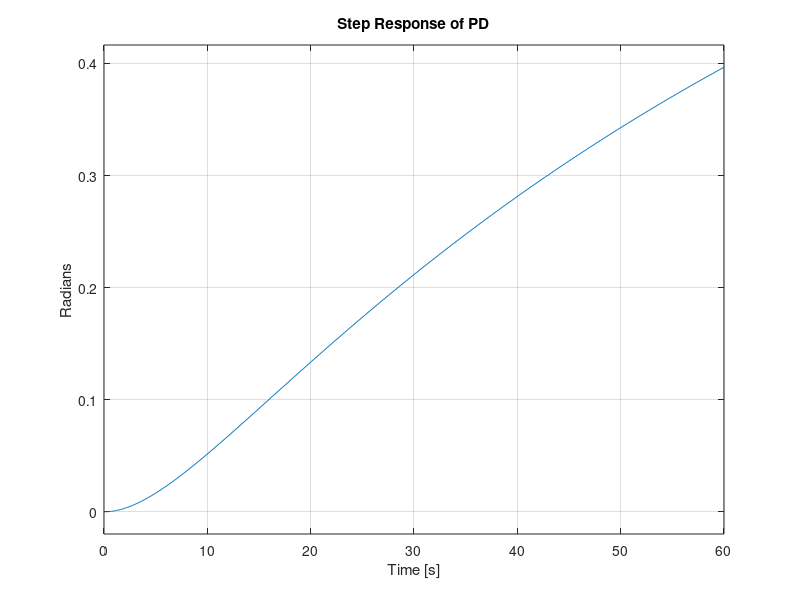

Recreate this plot in MATLAB. (Note: this script raises an error after producing the figure.)
R_m = 10;               % Motor Resistance (Ohm)
K_a = 0.2;              % Motor Torque Constant (Nm / A)
K_b  = 0.009549;        % Back EMF Constant (V / (rad / s))
K_f = 0.047746;         % Rotational Friction Coefficient (Nm / (rad / s)) 
N = 2;                  % Gear Ratio

La = 0;                 %Negligible motor inductance

J_r = 0.001;            % Motor Rotor Moment of Inertia (kg / m^2)
J_p = 1;                % Solar Panel Moment of Inertia (kg / m^2)
J = J_r + (J_p/N^2);          % Total Moment of Inertia (kg / m^2)

Ts = 0.01; %Seconds
K_s = 1.273; %sensor Gain Converts rads to Amps
K_p = 4; %Power Amplifier gain
%This assumes that at 90deg off from optimal that we get a 2A difference

%{
Arduino Uno Rev3 has a 16MHz clock
so 62ns per tick and you need two ticks for each ....
This gives us plenty of room to not threaten the clock
%}

s = tf('s');
z = tf('z',Ts);
%MOTOR CIRCUIT
mot_circ = 1/(La*s + R_m);

%MOTOR DYNAMICS
mot_dyn = 1/(J*s+K_f);

%Continuous Motor assembly
Gspeed = feedback(mot_circ*K_a*mot_dyn,K_b); %back emf simplified
Gpos = Gspeed*(1/N)*(1/s); 

Loop_TF = Gpos * K_s * K_p;

%For SISO Tool
Loop_TF_z = c2d(Loop_TF, Ts, 'zoh'); 

%digital Motor
Gz = c2d(Gpos, Ts, 'zoh');    %digital plant for digital controller design
                              %effectively does what the Ardunio does for us.

fprintf('DIGITIZED MOTOR MODEL')
[~, denGz] = tfdata(Gz,'v');
rootsGz = roots(denGz);
disp('Roots of the denominator of Gz:')
disp(rootsGz)

%Lag Controller

z_z = 0.04321;
z_p = 0.7463;
K = 0.0030203;

Cz = K*((z-z_z)/(z-z_p));
OL = Cz*Gz*K_p ;


PID_cltf = feedback(OL,K_s);

[~, denPID_cltf] = tfdata(PID_cltf,'v');
rootsPID_cltf = roots(denPID_cltf);
disp('Roots of the denominator of PID_cltf:')
disp(rootsPID_cltf)

%PLOTING FOR PID PERFORMANCE/STABILITY
t = 0:Ts:60; % 5 seconds of performance data

figure(1)
clf
step(PID_cltf,t)
title('Step Response of PD')
ylabel('Radians')
grid on
fprintf('PERFORMANCE DATA OF PID')
stepinfo(PID_cltf)

figure(2)
clf
margin(OL)
title('Phase Margin detection for PD control')

f = -100 : 0.1: 100;
pulse_time = 5;
pulse_height = 0.2;

fft_rect = pulse_height*pulse_time*(sin(pi*pulse_time.*f)./(pi*pulse_time.*f));

figure(3);
plot(f, fft_rect);
